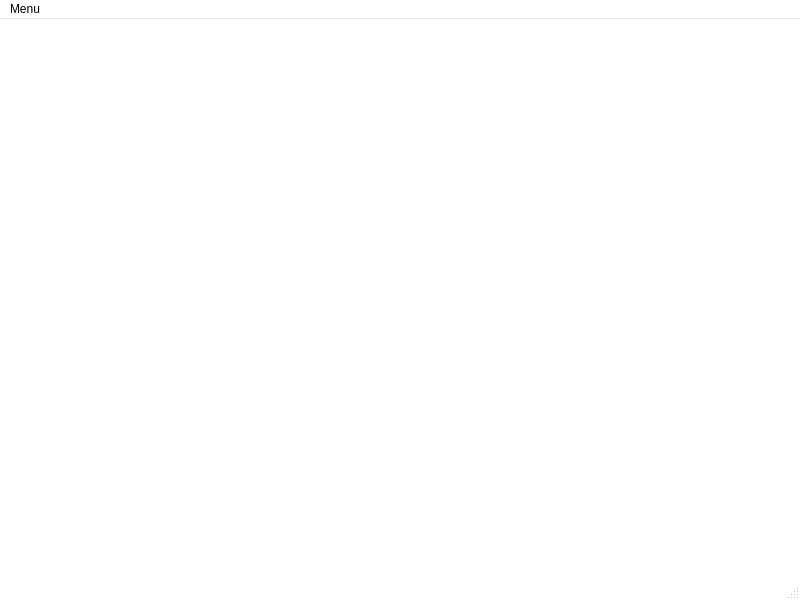
<?xml version="1.0" encoding="UTF-8"?>
<ui version="4.0">
 <class>MainWindow</class>
 <widget class="QMainWindow" name="MainWindow">
  <property name="geometry">
   <rect>
    <x>0</x>
    <y>0</y>
    <width>800</width>
    <height>600</height>
   </rect>
  </property>
  <property name="palette">
   <palette>
    <active>
     <colorrole role="Window">
      <brush brushstyle="SolidPattern">
       <color alpha="255">
        <red>255</red>
        <green>255</green>
        <blue>255</blue>
       </color>
      </brush>
     </colorrole>
    </active>
    <inactive>
     <colorrole role="Window">
      <brush brushstyle="SolidPattern">
       <color alpha="255">
        <red>255</red>
        <green>255</green>
        <blue>255</blue>
       </color>
      </brush>
     </colorrole>
    </inactive>
    <disabled>
     <colorrole role="Base">
      <brush brushstyle="SolidPattern">
       <color alpha="255">
        <red>255</red>
        <green>255</green>
        <blue>255</blue>
       </color>
      </brush>
     </colorrole>
     <colorrole role="Window">
      <brush brushstyle="SolidPattern">
       <color alpha="255">
        <red>255</red>
        <green>255</green>
        <blue>255</blue>
       </color>
      </brush>
     </colorrole>
    </disabled>
   </palette>
  </property>
  <property name="windowTitle">
   <string>MainWindow</string>
  </property>
  <widget class="QWidget" name="centralwidget"/>
  <widget class="QMenuBar" name="menubar">
   <property name="geometry">
    <rect>
     <x>0</x>
     <y>0</y>
     <width>800</width>
     <height>37</height>
    </rect>
   </property>
   <widget class="QMenu" name="menuMenu">
    <property name="title">
     <string>Menu</string>
    </property>
    <addaction name="actionUpload_File"/>
   </widget>
   <addaction name="menuMenu"/>
  </widget>
  <widget class="QStatusBar" name="statusbar"/>
  <action name="actionUpload_File">
   <property name="text">
    <string>Upload File</string>
   </property>
  </action>
 </widget>
 <resources/>
 <connections/>
</ui>
